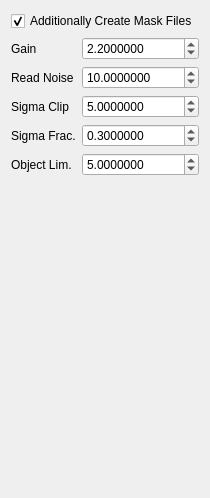
         <widget class="QWidget" name="tab_31">
          <attribute name="title">
           <string>Cosmic Cleaner</string>
          </attribute>
          <layout class="QGridLayout" name="gridLayout_89">
           <item row="0" column="0">
            <widget class="QCheckBox" name="checkBox_16">
             <property name="text">
              <string>Additionally Create Mask Files</string>
             </property>
             <property name="checked">
              <bool>true</bool>
             </property>
            </widget>
           </item>
           <item row="1" column="0">
            <layout class="QGridLayout" name="gridLayout_86">
             <item row="0" column="0">
              <widget class="QLabel" name="label_74">
               <property name="maximumSize">
                <size>
                 <width>80</width>
                 <height>16777215</height>
                </size>
               </property>
               <property name="text">
                <string>Gain</string>
               </property>
              </widget>
             </item>
             <item row="0" column="1">
              <widget class="QDoubleSpinBox" name="doubleSpinBox_10">
               <property name="decimals">
                <number>7</number>
               </property>
               <property name="maximum">
                <double>100000000.000000000000000</double>
               </property>
               <property name="singleStep">
                <double>0.100000000000000</double>
               </property>
               <property name="value">
                <double>2.200000000000000</double>
               </property>
              </widget>
             </item>
             <item row="1" column="0">
              <widget class="QLabel" name="label_75">
               <property name="maximumSize">
                <size>
                 <width>80</width>
                 <height>16777215</height>
                </size>
               </property>
               <property name="text">
                <string>Read Noise</string>
               </property>
              </widget>
             </item>
             <item row="1" column="1">
              <widget class="QDoubleSpinBox" name="doubleSpinBox_11">
               <property name="decimals">
                <number>7</number>
               </property>
               <property name="maximum">
                <double>100000000.000000000000000</double>
               </property>
               <property name="singleStep">
                <double>0.100000000000000</double>
               </property>
               <property name="value">
                <double>10.000000000000000</double>
               </property>
              </widget>
             </item>
             <item row="2" column="0">
              <widget class="QLabel" name="label_76">
               <property name="maximumSize">
                <size>
                 <width>80</width>
                 <height>16777215</height>
                </size>
               </property>
               <property name="text">
                <string>Sigma Clip</string>
               </property>
              </widget>
             </item>
             <item row="2" column="1">
              <widget class="QDoubleSpinBox" name="doubleSpinBox_12">
               <property name="decimals">
                <number>7</number>
               </property>
               <property name="maximum">
                <double>100000000.000000000000000</double>
               </property>
               <property name="singleStep">
                <double>0.100000000000000</double>
               </property>
               <property name="value">
                <double>5.000000000000000</double>
               </property>
              </widget>
             </item>
             <item row="3" column="0">
              <widget class="QLabel" name="label_79">
               <property name="maximumSize">
                <size>
                 <width>80</width>
                 <height>16777215</height>
                </size>
               </property>
               <property name="text">
                <string>Sigma Frac.</string>
               </property>
              </widget>
             </item>
             <item row="3" column="1">
              <widget class="QDoubleSpinBox" name="doubleSpinBox_13">
               <property name="decimals">
                <number>7</number>
               </property>
               <property name="maximum">
                <double>100000000.000000000000000</double>
               </property>
               <property name="singleStep">
                <double>0.100000000000000</double>
               </property>
               <property name="value">
                <double>0.300000000000000</double>
               </property>
              </widget>
             </item>
             <item row="4" column="0">
              <widget class="QLabel" name="label_78">
               <property name="maximumSize">
                <size>
                 <width>80</width>
                 <height>16777215</height>
                </size>
               </property>
               <property name="text">
                <string>Object Lim.</string>
               </property>
              </widget>
             </item>
             <item row="4" column="1">
              <widget class="QDoubleSpinBox" name="doubleSpinBox_14">
               <property name="decimals">
                <number>7</number>
               </property>
               <property name="maximum">
                <double>100000000.000000000000000</double>
               </property>
               <property name="singleStep">
                <double>0.100000000000000</double>
               </property>
               <property name="value">
                <double>5.000000000000000</double>
               </property>
              </widget>
             </item>
            </layout>
           </item>
           <item row="2" column="0">
            <spacer name="verticalSpacer_6">
             <property name="orientation">
              <enum>Qt::Vertical</enum>
             </property>
             <property name="sizeHint" stdset="0">
              <size>
               <width>20</width>
               <height>311</height>
              </size>
             </property>
            </spacer>
           </item>
          </layout>
         </widget>
